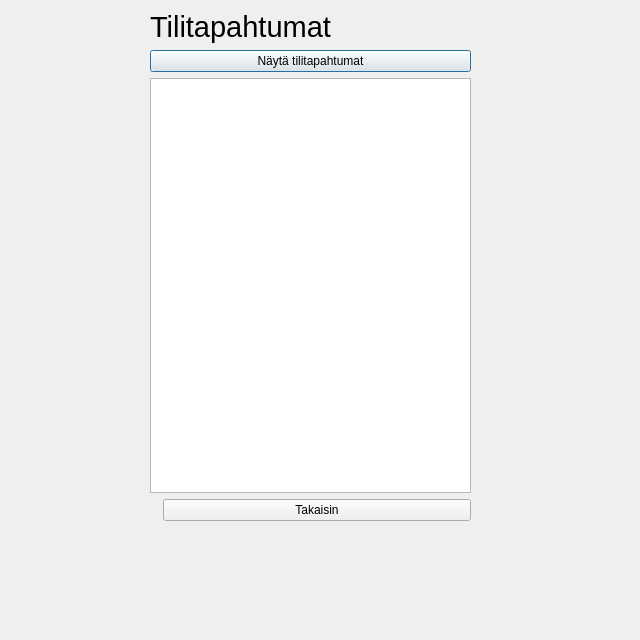
<?xml version="1.0" encoding="UTF-8"?>
<ui version="4.0">
 <class>TiliTapahtumat</class>
 <widget class="QDialog" name="TiliTapahtumat">
  <property name="geometry">
   <rect>
    <x>0</x>
    <y>0</y>
    <width>640</width>
    <height>640</height>
   </rect>
  </property>
  <property name="windowTitle">
   <string>Dialog</string>
  </property>
  <widget class="QWidget" name="verticalLayoutWidget">
   <property name="geometry">
    <rect>
     <x>150</x>
     <y>10</y>
     <width>321</width>
     <height>511</height>
    </rect>
   </property>
   <layout class="QVBoxLayout" name="verticalLayout">
    <item>
     <widget class="QLabel" name="label">
      <property name="font">
       <font>
        <pointsize>22</pointsize>
       </font>
      </property>
      <property name="text">
       <string>Tilitapahtumat</string>
      </property>
     </widget>
    </item>
    <item>
     <widget class="QPushButton" name="NaytaTilitapahtumat_btn">
      <property name="text">
       <string>Näytä tilitapahtumat</string>
      </property>
     </widget>
    </item>
    <item>
     <widget class="QTableView" name="tableTransactions">
      <property name="selectionMode">
       <enum>QAbstractItemView::SingleSelection</enum>
      </property>
     </widget>
    </item>
    <item>
     <layout class="QFormLayout" name="formLayout">
      <item row="0" column="1">
       <widget class="QPushButton" name="Tili_takaisin">
        <property name="text">
         <string>Takaisin</string>
        </property>
       </widget>
      </item>
      <item row="0" column="0">
       <widget class="QLabel" name="label_2">
        <property name="text">
         <string/>
        </property>
       </widget>
      </item>
     </layout>
    </item>
   </layout>
  </widget>
 </widget>
 <resources/>
 <connections/>
</ui>
